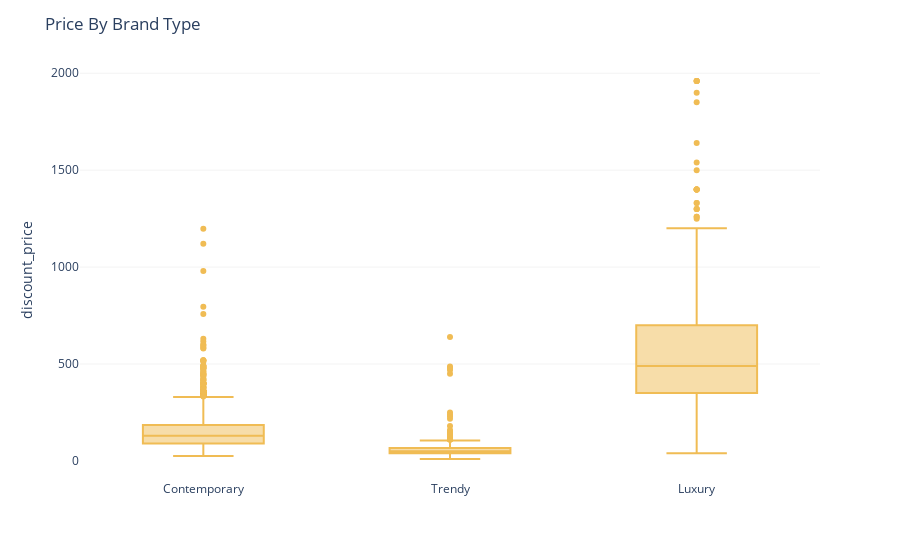

Write notebook code for a chart like this one.
### Code cell
colors = ['rgb(25, 43, 87)', 'rgb(201, 161, 91)', 'rgb(166, 164, 161)']
fig = px.box(off5th_full, x="brand_positioning", y="discount_price", points='outliers', 
             color_discrete_sequence = ['rgb(25, 43, 87)','rgb(240, 188, 84)', 'rgb(166, 164, 161)'],
             color_discrete_map = {"brand_positioning": ["Trendy", "Contemporary", "Luxury"]})
#              color_discrete_map={'Trendy':'rgb(25, 43, 87)',
#                                  'Contemporary':'rgb(201, 161, 91)',
#                                  'Luxury':'rgb(166, 164, 161)'
#                                  })

fig.update_layout(title_text='Price By Brand Type',plot_bgcolor='rgb(256, 256, 256)')
fig.update_xaxes(title_text = "")
fig.update_yaxes(showgrid=True, gridwidth=0.5, gridcolor='rgb(230, 230, 230)')
fig.show()

### Figure 1 — Plotly figure (JSON) as saved in the notebook; plotly's stock layout.template omitted (floating-point values rounded to 4 significant figures; data arrays with more than 128 entries replaced by an {"elided": "..."} marker saying what was removed)
{"data": [{"alignmentgroup": "True", "boxpoints": "outliers", "hovertemplate": "brand_positioning=%{x}<br>discount_price=%{y}<extra></extra>", "legendgroup": "", "marker": {"color": "rgb(240, 188, 84)"}, "name": "", "notched": false, "offsetgroup": "", "orientation": "v", "showlegend": false, "type": "box", "x": {"elided": "5111 str values"}, "x0": " ", "xaxis": "x", "y": {"elided": "5111 float values"}, "y0": " ", "yaxis": "y"}], "layout": {"boxmode": "group", "legend": {"tracegroupgap": 0}, "margin": {"t": 60}, "plot_bgcolor": "rgb(256, 256, 256)", "title": {"text": "Price By Brand Type"}, "xaxis": {"anchor": "y", "domain": [0, 1], "title": {"text": ""}}, "yaxis": {"anchor": "x", "domain": [0, 1], "gridcolor": "rgb(230, 230, 230)", "gridwidth": 0.5, "showgrid": true, "title": {"text": "discount_price"}}}}
